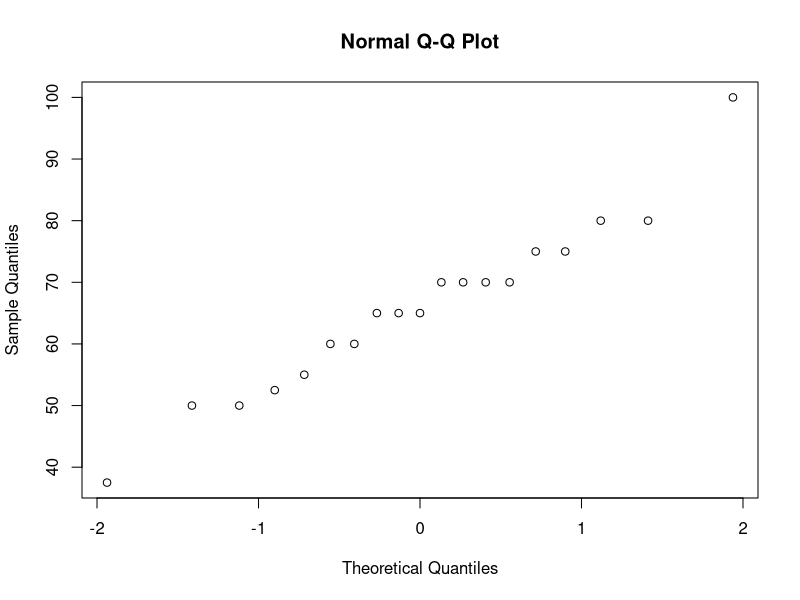
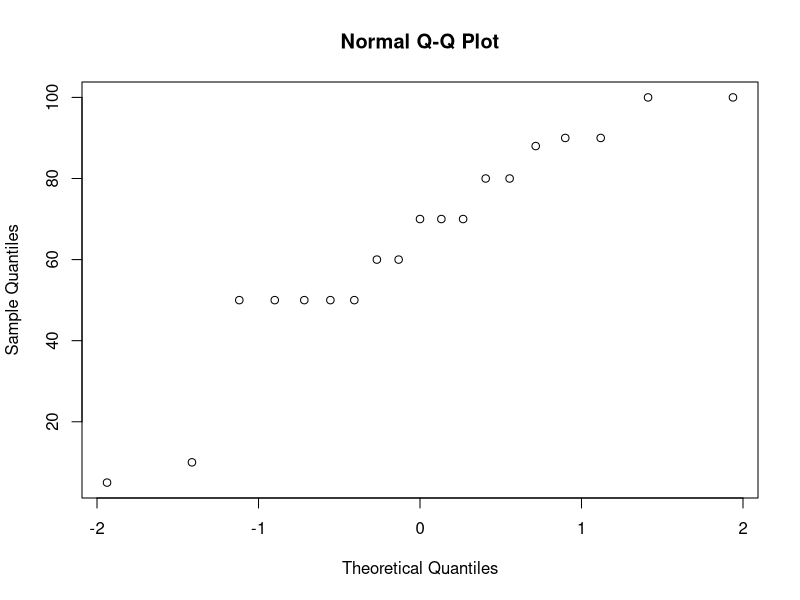
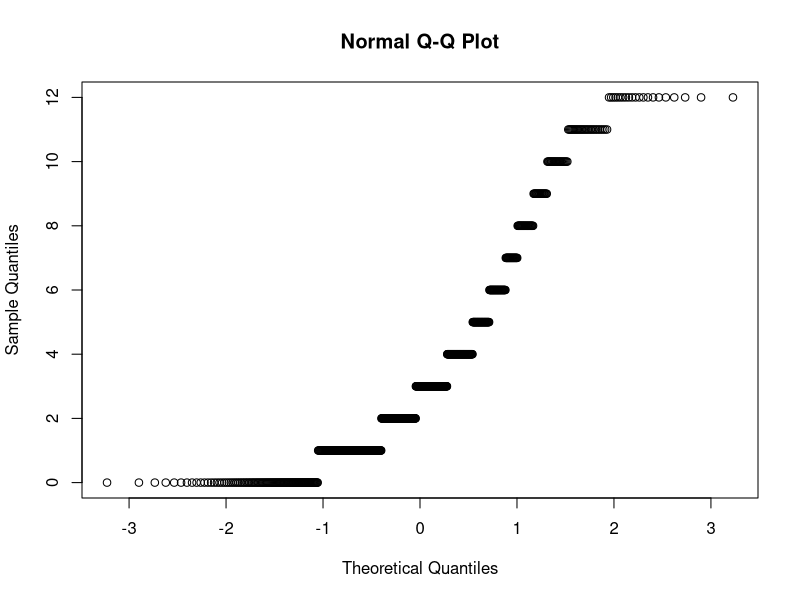
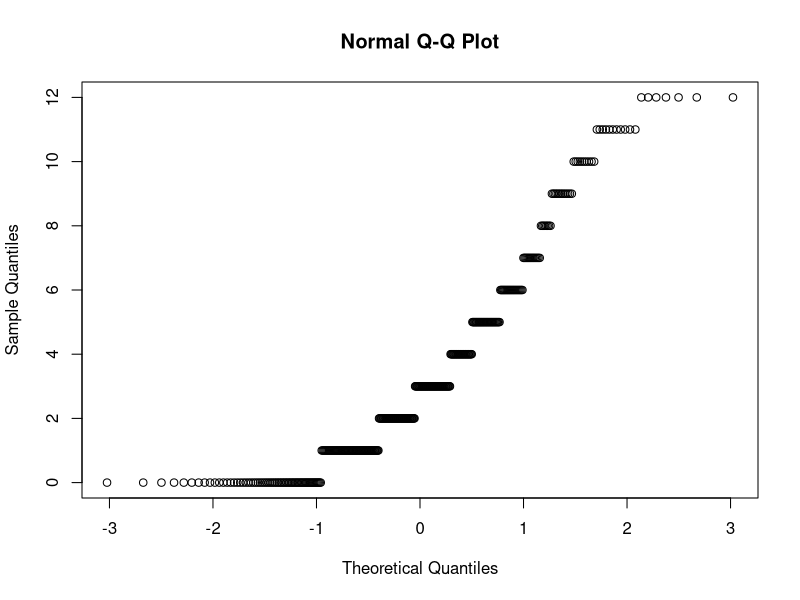
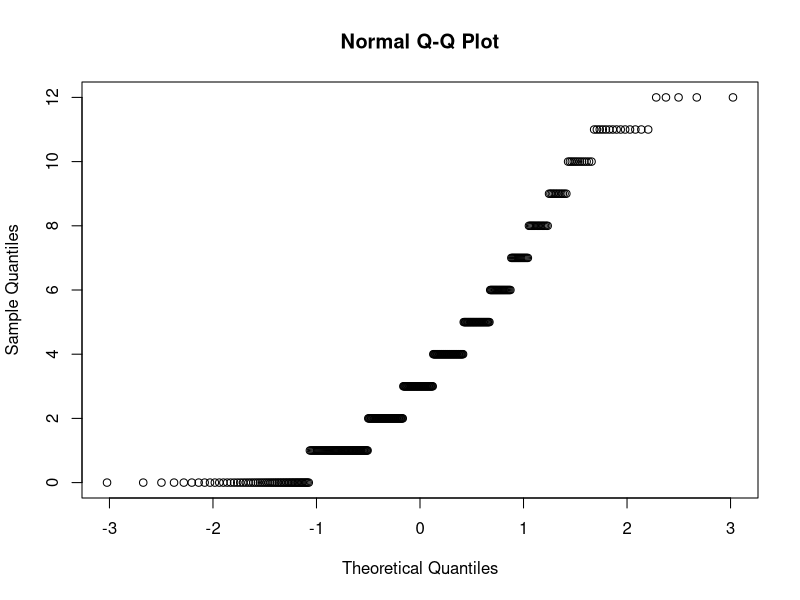

R code for these plots, in order: (Note: this script raises an error after producing the figures.)
## ---- chunk 1
library(magrittr)
library(dplyr)
library(hash) 
library(purrr)
## ---- chunk 2
q_data <- read.csv('modsignal_questionnaire_data.csv', na.strings= c("-"))  # Read questionnaire data

# Make separate datasets for each of the three player numbers
data_p1 <- q_data %>% filter(grepl("1$", Participant))
data_p2 <- q_data %>% filter(grepl("2$", Participant))
data_p3 <- q_data %>% filter(grepl("3$", Participant))

# Vectors with each participant's mean confidence that the humans they played against were human, and the agent they played against was human
confidenceHumanVector = c()
confidenceAgentVector = c()

for(i in 1:21) {
  if(grepl("1$", q_data$Participant[i])){
    confidenceHumanVector = c(confidenceHumanVector, mean(c(q_data$B1.Human..[i], q_data$B2.Human..[i])))
    confidenceAgentVector = c(confidenceAgentVector, q_data$B3.Human..[i])
  } else if(grepl("2$", q_data$Participant[i])) {
    confidenceHumanVector = c(confidenceHumanVector, mean(c(q_data$B1.Human..[i], q_data$B3.Human..[i])))
    confidenceAgentVector = c(confidenceAgentVector, q_data$B2.Human..[i])
  } else if(grepl("3$", q_data$Participant[i])) {
    confidenceHumanVector = c(confidenceHumanVector, mean(c(q_data$B2.Human..[i], q_data$B3.Human..[i])))
    confidenceAgentVector = c(confidenceAgentVector, q_data$B1.Human..[i])
  }
}

# Means and SDs
mean(confidenceHumanVector[!is.na(confidenceHumanVector)])
sd(confidenceHumanVector[!is.na(confidenceHumanVector)])
mean(confidenceAgentVector[!is.na(confidenceAgentVector)])
sd(confidenceAgentVector[!is.na(confidenceAgentVector)])

# First we test for normality
qqnorm(confidenceHumanVector[!is.na(confidenceHumanVector)])
shapiro.test(confidenceHumanVector[!is.na(confidenceHumanVector)])
qqnorm(confidenceAgentVector[!is.na(confidenceAgentVector)])
shapiro.test(confidenceAgentVector[!is.na(confidenceAgentVector)])

# T-Test comparing confidence in human being human and agents being human
t.test(confidenceHumanVector, confidenceAgentVector, paired = TRUE, alternative = "two.sided", na.rm=TRUE)

## ---- chunk 3

data <- read.csv('modsignal_trials_data.csv') # Read  data from file

# First, sort by game and round
# Next, increase signal/action by 1 so it's in range 1-24
adjustedData <- data[order(data$game,data$round ),] %>% mutate(signal = signal+1, action = action+1)
adjustedData <- adjustedData %>% filter(!grepl("(s5_g23|s5_g24|s5_14|s5_24)", game))  # Exclusions: Remove two games, as well as two weird datapoints

# Separate data into signaler and responder data
signals <- adjustedData %>% filter(round%%2 == player%%2)
responses <- adjustedData %>% filter(round%%2 != player%%2)
signals <- signals %>% rename(signaler = player, actionTime = reactionTime)
responses <- responses %>% rename(responder = player, response = action)

# Merge signaler and responder data
mergedData <- merge(signals, responses, by = c("game", "round", "signal"))

# Separate data by game
mergedGames <- group_split(mergedData, mergedData$game)

# Add distance from choices to signal and responses to signal
mergedData <- mergedData %>% mutate(
  actionAbsDiff = case_when(
    abs((action-1) - (signal-1)) > 12 ~ 24 - abs((action-1) - (signal-1)),
    abs((action-1) - (signal-1)) <= 12 ~ abs((action-1) - (signal-1)) 
  ),
  responseAbsDiff = case_when(
    abs((response-1) - (signal-1)) > 12 ~ 24 - abs((response-1) - (signal-1)),
    abs((response-1) - (signal-1)) <= 12 ~ abs((response-1) - (signal-1)) 
  )
)

# Add distance to signal for each player
mergedData <- mergedData %>% mutate(
  player1AbsDiff = case_when(
    round%%2 == 1 ~ actionAbsDiff, 
    round%%2 == 0 ~ responseAbsDiff
  ),
  player0AbsDiff = case_when(
    round%%2 == 0 ~ actionAbsDiff, 
    round%%2 == 1 ~ responseAbsDiff
  )
)

# Separate data by game
mergedGames <- group_split(mergedData, mergedData$game)

# Compute distance to signal
sigDistHH = c()
sigDistHA = c()
sigDistA = c()

for (game in mergedGames){
  if(!grepl("4$", head(game$game, 1))){
    player0sigDist = game$player0AbsDiff
    player1sigDist = game$player1AbsDiff
    sigDistHH <- c(sigDistHH, player0sigDist)
    sigDistHH <- c(sigDistHH, player1sigDist)
  } else if(grepl("4$", head(game$game, 1))){
    player0sigDist = game$player0AbsDiff
    sigDistHA <- c(sigDistHA, player0sigDist)
    
    player1sigDist = game$player1AbsDiff
    sigDistA <- c(sigDistA, player1sigDist)
  }
}

# Convert to data frame
sigDistFrameHA = data.frame(sigDistHA, seq(1:length(sigDistHA)))
sigDistFrameHH = data.frame(sigDistHH, seq(1:length(sigDistHH)))
sigDistFrameA = data.frame(sigDistA, seq(1:length(sigDistA)))

# Compute means and SDs
mean(sigDistFrameHH$sigDistHH)
sd(sigDistFrameHH$sigDistHH)
mean(sigDistFrameHA$sigDistHA)
sd(sigDistFrameHA$sigDistHA)
mean(sigDistFrameA$sigDistA)
sd(sigDistFrameA$sigDistA)

# Check for normality
qqnorm(sigDistHH)
shapiro.test(sigDistHH)
qqnorm(sigDistHA)
shapiro.test(sigDistHA)
qqnorm(sigDistA)
shapiro.test(sigDistA)

# Run a Kruskal-Wallis test
res <- kruskal.test(list(sigDistHH,sigDistHA,sigDistA))
res
## ---- chunk 4

# Add both players' points to data
mergedData <- mergedData[order(mergedData$game, mergedData$round),] %>% mutate(
  player1Point = case_when(
    action-response == 1 & round%%2 == 1 ~ 1, 
    action-response == -23 & round%%2 == 1 ~ 1, 
    action-response != (-23 && 1) & round%%2 == 1 ~ 0,
    response-action == 1 & round%%2 == 0 ~ 1,
    response-action == -23 & round%%2 == 0 ~ 1,
    response-action != (-23 && 1) & round%%2 == 0 ~ 0),
  player0Point = case_when(
    action-response == 1 & round%%2 == 0 ~ 1, 
    action-response == -23 & round%%2 == 0 ~ 1, 
    action-response != (-23 && 1) & round%%2 == 0 ~ 0,
    response-action == 1 & round%%2 == 1 ~ 1,
    response-action == -23 & round%%2 == 1 ~ 1,
    response-action != (-23 && 1) & round%%2 == 1 ~ 0)
  )

# Separate data by game
mergedGames <- group_split(mergedData, mergedData$game)

# Compute scores
scoresHA = c()
scoresHH = c()
scoresA = c()  # NEW

for (game in mergedGames){
  if(!grepl("4$", head(game$game, 1))){
    player1Points = sum(game$player1Point)
    player0Points = sum(game$player0Point)
    scoresHH <- c(scoresHH, player0Points)
    scoresHH <- c(scoresHH, player1Points)
  } else if(grepl("4$", head(game$game, 1))){
    player0Points = sum(game$player0Point)
    scoresHA <- c(scoresHA, player0Points)
    
    player1Points = sum(game$player1Point)  # NEW for agent
    scoresA <- c(scoresA, player1Points)
  }
}

# Calculate proportions and efficiency
sum(scoresHH)
length(scoresHH)*20
sum(scoresHH)/(length(scoresHH)*20)
sum(scoresHA)
length(scoresHA)*20
sum(scoresHA)/(length(scoresHA)*20)
sum(scoresA)
length(scoresA)*20
sum(scoresA)/(length(scoresA)*20)


# Run Chi-squared test
tab <- as.table(rbind(c(sum(scoresHH),sum(scoresHA),sum(scoresA)),c((length(scoresHH)*20)-sum(scoresHH), (length(scoresHA)*20)-sum(scoresHA), (length(scoresA)*20)-sum(scoresA))))
dimnames(tab) <- list(point = c("yes","no"), player = c("HH","HA","A"))
xsq <- chisq.test(tab)
xsq

(sum(scoresHH)+sum(scoresHA))/(length(scoresHH)*20 + length(scoresHA)*20)  # Mean efficiency across both conditions
## ---- chunk 5

# Add difference between signal and action, and remove agent plays
signals <- signals %>% mutate(diff = case_when(
  action-signal <= -1 ~ (action-signal+24),
  action-signal >= 0 ~ (action-signal+0))) %>% filter(signaler!=3)

responses <- responses %>% mutate(diff = case_when(
  response-signal <= -1 ~ (response-signal+24),
  response-signal >= 0 ~ (response-signal+0))) %>% filter(responder!=3)

# Function for circular shifting of data
circshift_any <- function(a, sz) {
  indexers <- map2(dim(a), sz, function(len, s) (1:len - s - 1) %% len + 1)
  indexing_matrix <- as.matrix(do.call(expand.grid, indexers))

  array(a[indexing_matrix], dim(a))
}

dataLine1 <- toString(table(factor(signals$diff, levels = 0:23)))  # Frequencies of choice-signal differences as string
dataLine2 <- toString(table(factor(responses$diff, levels = 0:23))) 
dataLabel1 <- toString(c(seq(12,0,-1),seq(23,13,-1)))
dataLabel2 <- dataLabel1
dataCaptions <- "Choice - Signal signaler,Choice - Signal receiver,Acceleration"

# Now compute acceleration
# Remove agent data and add difference
humanData <- adjustedData %>%  filter(player!=3) %>% mutate(diff = case_when( #  
  action-signal <= -1 ~ (action-signal+24),
  action-signal >= 0 ~ (action-signal+0)))
humanData <- arrange(humanData, game, round, player) # Sort so player 0 is odd and player 1 is even rows

# Add cooperative difference
humanData <- humanData %>% mutate(coopdiff = case_when(
  round%%2 == player%%2 ~ diff,   # Signal
  round%%2 != player%%2 ~ (diff - 1) %% 24 # Response
))

# Calculate acceleration
humanData <- humanData %>% mutate(acc = case_when(
  round == 1 ~ NA,
  round != 1 ~ (coopdiff - lag(coopdiff,2))
))

# Remove NAs
humanData <- humanData %>% mutate(acc = acc %% 24)

totData <- humanData %>% filter(!is.na(acc))                                        # All data
hhData <- humanData %>% filter(substr(game, 6, 6) != "4") %>% filter(!is.na(acc))   # Remove all rounds with computer
haData <- humanData %>% filter(substr(game, 6, 6) == "4") %>% filter(!is.na(acc))   # Remove all rounds without computer

# Separate into cooperative and competitive data
coopDat <- humanData %>% filter(coopdiff == 0) %>% filter(!is.na(acc)) 
compDat <- humanData %>% filter(coopdiff != 0)

# Generate graphs as string
dataLine3 <- toString(table(factor(totData$acc, levels = 0:23)))
dataLabel3 <- dataLabel1


outDat <- c(dataLine1,dataLine2,dataLine3,dataLabel1,dataLabel2,dataLabel3,dataCaptions)
file <- file("circlehistogram_data_all.csv")
writeLines(outDat, file)
close(file)

table(factor(signals$diff, levels = 0:23))[1] + table(factor(responses$diff, levels = 0:23))[2] # Total cooperative plays
(sum(table(factor(signals$diff, levels = 0:23))) + sum(table(factor(responses$diff, levels = 0:23)))) - (table(factor(signals$diff, levels = 0:23))[1] + table(factor(responses$diff, levels = 0:23))[2])  # Total non-cooperative plays
table(factor(responses$diff, levels = 0:23))[24] # Playing signal - 1 as responder
table(factor(responses$diff, levels = 0:23))[2]  # Playing signal + 1 as responder

## ---- chunk 6

# Compute honesty and trust
signals <- signals %>% mutate(honesty = case_when(diff == 0 ~ 1, diff != 0 ~ 0))
responses <- responses %>% mutate(trust = case_when(diff == 1 ~ 1, diff != 1 ~ 0))

# Separate by condition
signalsHH <- signals %>% filter(!grepl("4$", game))
signalsHA <- signals %>% filter(grepl("4$", game))
signalsA <- adjustedData %>% filter(round%%2 == player%%2) %>% rename(signaler = player, actionTime = reactionTime) %>% mutate(diff = case_when(
  action-signal <= -1 ~ (action-signal+24),
  action-signal >= 0 ~ (action-signal+0))) %>% filter(signaler==3) %>% mutate(honesty = case_when(diff == 0 ~ 1, diff != 0 ~ 0))
responsesHH <- responses %>% filter(!grepl("4$", game))
responsesHA <- responses %>% filter(grepl("4$", game))
responsesA <- adjustedData  %>% filter(round%%2 != player%%2) %>% rename(responder = player, response = action) %>% mutate(diff = case_when(
  response-signal <= -1 ~ (response-signal+24),
  response-signal >= 0 ~ (response-signal+0))) %>% filter(responder==3) %>% mutate(trust = case_when(diff == 1 ~ 1, diff != 1 ~ 0))

# Calculate proportions of honesty
h_props <- rbind(c(sum(signalsHH$honesty),sum(signalsHA$honesty),sum(signalsA$honesty)))
h_tots <- c(sum(signalsHH$honesty),sum(signalsHA$honesty),sum(signalsA$honesty))+c(length(signalsHH$honesty)-sum(signalsHH$honesty), length(signalsHA$honesty)-sum(signalsHA$honesty), length(signalsA$honesty)-sum(signalsA$honesty))
h_props[1]/h_tots[1]
h_props[2]/h_tots[2]
h_props[3]/h_tots[3]

# Run a Chi-Squared test on honesty
tab <- as.table(rbind(c(sum(signalsHH$honesty),sum(signalsHA$honesty),sum(signalsA$honesty)),
                      c(length(signalsHH$honesty)-sum(signalsHH$honesty), length(signalsHA$honesty)-sum(signalsHA$honesty), length(signalsA$honesty)-sum(signalsA$honesty))))
dimnames(tab) <- list(honest = c("yes","no"), player = c("HH","HA","A"))
xsq <- chisq.test(tab)
xsq

# Calculate proportions of trust
t_props <- c(sum(responsesHH$trust),sum(responsesHA$trust),sum(responsesA$trust))
t_tots <- c(sum(responsesHH$trust),sum(responsesHA$trust),sum(responsesA$trust))+c(length(responsesHH$trust)-sum(responsesHH$trust), length(responsesHA$trust)-sum(responsesHA$trust), length(responsesA$trust)-sum(responsesA$trust))
t_props[1]/t_tots[1]
t_props[2]/t_tots[2]
t_props[3]/t_tots[3]

# Run Chi-Squared test on trust
tab <- as.table(rbind(c(sum(responsesHH$trust),sum(responsesHA$trust),sum(responsesA$trust)),
                      c(length(responsesHH$trust)-sum(responsesHH$trust), length(responsesHA$trust)-sum(responsesHA$trust), length(responsesA$trust)-sum(responsesA$trust))))
dimnames(tab) <- list(trusting = c("yes","no"), player = c("HH","HA","A"))
xsq <- chisq.test(tab)
xsq

# Make boxplot

signalsListHH <- group_split(signalsHH, signalsHH$game)
signalsListHA <- group_split(signalsHA, signalsHA$game)

honestyVectorHH <- c()
honestyGamesHH <- c()

for (game in signalsListHH){
  honestySumHH = sum(game$honesty)/20*100
  honestyVectorHH <- c(honestyVectorHH, honestySumHH)
  honestyGamesHH <- c(honestyGamesHH, head(game$game, 1))
}
honestyFrameHH = data.frame(honestyVectorHH, honestyGamesHH)

honestyVectorHA <- c()
honestyGamesHA <- c()

for (game in signalsListHA){
  honestySumHA = sum(game$honesty)/10*100
  honestyVectorHA <- c(honestyVectorHA, honestySumHA)
  honestyGamesHA <- c(honestyGamesHA, head(game$game, 1))
}
honestyFrameHA = data.frame(honestyVectorHA, honestyGamesHA)

responsesListHH <- group_split(responsesHH, responsesHH$game)
responsesListHA <- group_split(responsesHA, responsesHA$game)

trustVectorHH <- c()
trustGamesHH <- c()
for (game in responsesListHH){
  trustSumHH = sum(game$trust)/20*100
  trustVectorHH <- c(trustVectorHH, trustSumHH)
  trustGamesHH <- c(trustGamesHH, head(game$game, 1))
}
trustFrameHH = data.frame(trustVectorHH, trustGamesHH)

trustVectorHA <- c()
trustGamesHA <- c()
for (game in responsesListHA){
  trustSumHA = sum(game$trust)/10*100
  trustVectorHA <- c(trustVectorHA, trustSumHA)
  trustGamesHA <- c(trustGamesHA, head(game$game, 1))
}
trustFrameHA = data.frame(trustVectorHA, trustGamesHA)

par(mai = c(1, 1.5, 1, 1))
boxplot(c(trustFrameHH$trustVectorHH,trustFrameHA$trustVectorHA),c(honestyFrameHH$honestyVectorHH,honestyFrameHA$honestyVectorHA),   # NEW: Added agent here
        main = "Honesty/trust levels of humans in all conditions",
        at = c(1,2),  # NEW: added 3
        names = c("Trust","Honesty"),  # NEW: added , "A"
        las = 1,
        col = c("grey", "grey", "grey", "grey", "grey"),
        border = "black",
        horizontal = TRUE,
        notch = FALSE,
        xlab = "Honesty and trust levels (%)",
        ylim = c(0, 100),
        cex.main=2, 
        cex.lab=2,
        cex.axis=2
        
)
## ---- chunk 7

# Add participant numbers
signals <- signals %>% mutate(participant = case_when(
  strtoi(substr(signals$game,6,6)) == 4 & signaler == 1 ~ 0,
  strtoi(substr(signals$game,6,6)) == 4 & signaler == 0 ~ 
    (strtoi(substr(signals$game,2,2))-1)*3 + strtoi(substr(signals$game,5,5)),
  strtoi(substr(signals$game,6,6)) - strtoi(substr(signals$game,5,5)) == 1 & signaler == 1 ~ 
    (strtoi(substr(signals$game,2,2))-1)*3 + strtoi(substr(signals$game,6,6)),
  strtoi(substr(signals$game,6,6)) - strtoi(substr(signals$game,5,5)) == 1 & signaler == 0 ~ 
    (strtoi(substr(signals$game,2,2))-1)*3 + strtoi(substr(signals$game,5,5)),
  strtoi(substr(signals$game,6,6)) - strtoi(substr(signals$game,5,5)) == 2 & signaler == 1 ~ 
    (strtoi(substr(signals$game,2,2))-1)*3 + strtoi(substr(signals$game,5,5)),
  strtoi(substr(signals$game,6,6)) - strtoi(substr(signals$game,5,5)) == 2 & signaler == 0 ~ 
    (strtoi(substr(signals$game,2,2))-1)*3 + strtoi(substr(signals$game,6,6)),
))

responses <- responses %>% mutate(participant = case_when(
  strtoi(substr(responses$game,6,6)) == 4 & responder == 1 ~ 0,
  strtoi(substr(responses$game,6,6)) == 4 & responder == 0 ~ 
    (strtoi(substr(responses$game,2,2))-1)*3 + strtoi(substr(responses$game,5,5)),
  strtoi(substr(responses$game,6,6)) - strtoi(substr(responses$game,5,5)) == 1 & responder == 1 ~ 
    (strtoi(substr(responses$game,2,2))-1)*3 + strtoi(substr(responses$game,6,6)),
  strtoi(substr(responses$game,6,6)) - strtoi(substr(responses$game,5,5)) == 1 & responder == 0 ~ 
    (strtoi(substr(responses$game,2,2))-1)*3 + strtoi(substr(responses$game,5,5)),
  strtoi(substr(responses$game,6,6)) - strtoi(substr(responses$game,5,5)) == 2 & responder == 1 ~ 
    (strtoi(substr(responses$game,2,2))-1)*3 + strtoi(substr(responses$game,5,5)),
  strtoi(substr(responses$game,6,6)) - strtoi(substr(responses$game,5,5)) == 2 & responder == 0 ~ 
    (strtoi(substr(responses$game,2,2))-1)*3 + strtoi(substr(responses$game,6,6)),
))

# Create cooperative/non-cooperative data
honestSignals <- signals %>% filter(honesty == 1) %>% rename(player = signaler, reactionTime = actionTime) %>% mutate(trust = -1)
disHonestSignals <- signals %>% filter(honesty == 0) %>% rename(player = signaler, reactionTime = actionTime) %>% mutate(trust = -1)
trustingResponses <- responses %>% filter(trust == 1) %>% rename(player = responder, action = response) %>% mutate(honesty = -1)
disTrustingResponses <- responses %>% filter(trust == 0) %>% rename(player = responder, action = response) %>% mutate(honesty = -1)

coopPlays <- rbind(honestSignals,trustingResponses)    
noncoopPlays <- rbind(disHonestSignals,disTrustingResponses)

# Make list of cooperative and non-cooperative reaction times
meansCoopRT = c()
meansNoncoopRT = c()
for(i in 1:21){
  meansCoopRT = c(meansCoopRT, (mean(log(coopPlays$reactionTime[coopPlays$participant == i]))))
  meansNoncoopRT = c(meansNoncoopRT, (mean(log(noncoopPlays$reactionTime[noncoopPlays$participant == i]))))
}

# Calculate means and SDs
mean(meansCoopRT[!is.na(meansCoopRT)])
sd(meansCoopRT[!is.na(meansCoopRT)])
mean(meansNoncoopRT[!is.na(meansNoncoopRT)])
sd(meansNoncoopRT[!is.na(meansNoncoopRT)])

# Check for normality
qqnorm(meansCoopRT)
shapiro.test(meansCoopRT)
qqnorm(meansNoncoopRT)
shapiro.test(meansNoncoopRT)

# Run t-test
t.test(meansCoopRT, meansNoncoopRT, paired = TRUE, alternative = "two.sided", na.rm=TRUE)
## ---- chunk 8

# Add column for whether any deception occurs (here, as responder, signal - 1 is cooperative)
mergedData <- mergedData %>%  mutate(honesty = case_when(actionAbsDiff == 0 ~ 1, actionAbsDiff != 0 ~ 0)) %>%  mutate(trust = case_when(responseAbsDiff == 1 ~ 1, responseAbsDiff != 1 ~ 0)) %>% mutate(sacrif = case_when((responseAbsDiff %% 24) == 23 ~ 1,  (responseAbsDiff %% 24) != 23 ~ 0)) %>% mutate(coop = trust + sacrif) %>% mutate( anydecep = 1-(honesty*coop))

mergedDataHH <- mergedData %>% filter(!grepl("4$", game))  # Only the human-human condition

gameDict <- hash()
for( i in rownames(mergedDataHH) ){
  gameName <- mergedDataHH[i, "game"]
  gameDict[[gameName]] <- 9001
}
for( i in rownames(mergedDataHH) ){
  gameName <- mergedDataHH[i, "game"]
  roundNum <- mergedDataHH[i, "round"]
  decep <- mergedDataHH[i, "anydecep"]
  if(decep == 1){
    if( roundNum < gameDict[[gameName]]){
      gameDict[[gameName]] <- roundNum
    }
  }
}
table(values(gameDict))  # First deception in the human-human condition
## ---- chunk 9

mergedDataHA <- mergedData %>% filter(grepl("4$", game))  # Only the human-agent condition

# First store first round of non-cooperation for each game
firstDict <- hash()
for( i in rownames(mergedDataHA) ){
  gameName <- mergedDataHA[i, "game"]
  firstDict[[gameName]] <- 9001
}

for( i in rownames(mergedDataHA) ){
  gameName <- mergedDataHA[i, "game"]
  roundNum <- mergedDataHA[i, "round"]
  decep <- mergedDataHA[i, "anydecep"]
  if(decep == 1){
    if( roundNum < firstDict[[gameName]]){
      firstDict[[gameName]] <- roundNum
    }
  }
}
humanFirst = 0
# Now loop over games to count who shot first
for (key in ls(firstDict)) {
  fullRound = mergedData[mergedData$game==key & mergedData$round==firstDict[[key]],]
  print(fullRound)
  if(fullRound$signaler == 3){  # IF agent signals
    if(fullRound$coop == 0){
      humanFirst <- humanFirst + 1
    }
  } else {
    if(fullRound$honesty == 0){
      humanFirst <- humanFirst + 1
    }
  }
}
humanFirst

## ---- chunk 10

# Count how often agent does not cooperate
nonCoop = 0
bug = 0
tot = 0
for(i in rownames(mergedDataHA)){
  tot <- tot + 1
  if(mergedDataHA[i,"signaler"] == 3){  # Agent is signaling
    if(mergedDataHA[i,"honesty"] == 0){
       nonCoop <- nonCoop + 1
       if(i != 0){
          lastSignal = mergedDataHA[as.numeric(i)-1,"signal"]
          lastAction = mergedDataHA[as.numeric(i)-1,"action"]
          if(lastSignal > lastAction){
            bug <- bug + 1
          }
       }
    }
  } else {
    if(mergedDataHA[i,"trust"] == 0){
       nonCoop <- nonCoop + 1
       if(i != 0){
          lastSignal = mergedDataHA[as.numeric(i)-1,"signal"]
          lastResponse = mergedDataHA[as.numeric(i)-1,"response"]
          if(lastSignal > lastResponse){
            bug <- bug + 1
          }
       }
    }    
  }
}
bug
## ---- chunk 11

# Add log-RTs to data
signals <- signals %>%  mutate(logRT = log(actionTime))
responses <- responses %>%  mutate(logRT = log(reactionTime))

# Remove expected plays
signalsno0 <- signals %>% filter(diff!=0)
responsesno0 <- responses %>% filter(diff!=1)

### Combine data
cutSig <- signalsno0[c(6,7,10)]
cutRes <- responsesno0[c(6,7,10)]
names(cutSig)[names(cutSig) == 'actionTime'] <- 'RT'
names(cutRes)[names(cutRes) == 'reactionTime'] <- 'RT'
cutSig$id <- 1:nrow(cutSig)
cutRes$id <- (nrow(cutSig)+1):(nrow(cutSig)+nrow(cutRes))
totRTs <- Reduce(function(x, y) merge(x, y, all=TRUE), list(cutSig,cutRes)) 
totRTs_sub6 <- totRTs %>%  filter(diff < 7)

# Correlation
cor(totRTs_sub6$logRT,totRTs_sub6$diff, method="spearman")
cor.test(totRTs_sub6$logRT,totRTs_sub6$diff,method="spearman")
